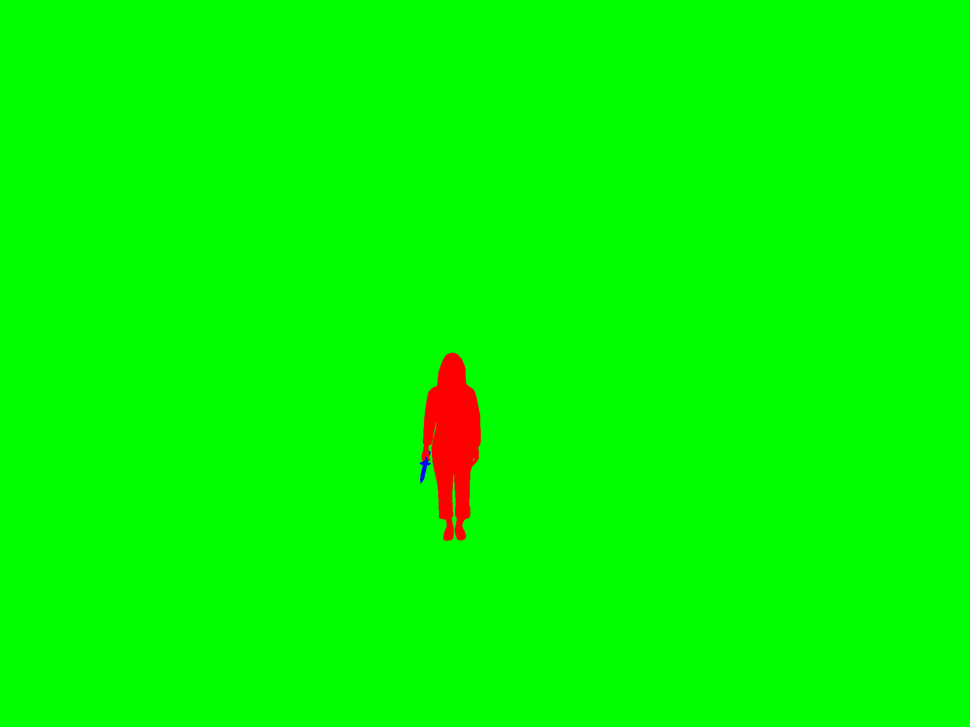
#> input picture Question2/sample.png, 970 x 727 px, shrunk from 2048 x 1536 before the run, found by its file name
$ python question_2_2.py
#> lines starting #> are read from the running program, lines starting #| are printed output that depends on the picture; after the words box and inside, x2 and y2 are one past the last pixel; in counts of white or black regions, pixels touching at a corner belong together
from PIL import Image
import numpy as np
import os

image_path = os.getcwd()+'\\sample.png'
image = Image.open(image_path)
#> image is the input picture: PIL image 970x727 RGB; mean R, G, B 2.5, 252.5, 0

image_array = np.array(image)

white_color = (255, 255, 255)
black_color = (0, 0, 0)

red_color = (255, 0, 0)
red_mask = np.all(image_array == red_color, axis=-1)
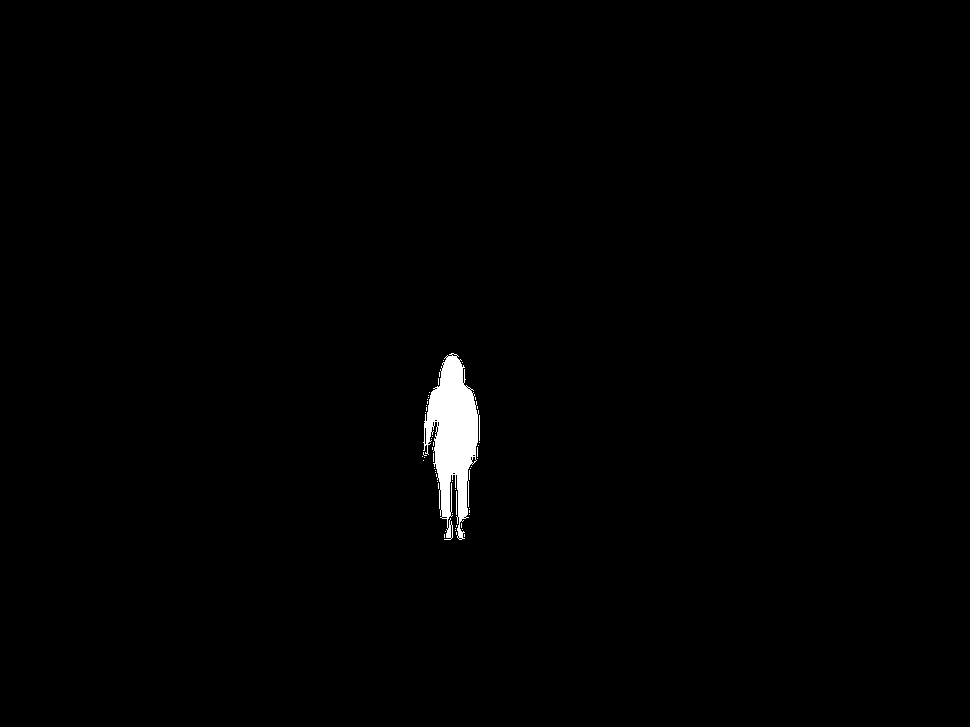
#> red_mask: shape (727, 970) bool; 0.83% white; 54 white regions (51 under 20 px), largest, box (x1, y1, x2, y2) and area: (423, 353, 479, 540) 5664, (479, 415, 480, 441) 26, (456, 491, 457, 515) 24


image_array[red_mask] = white_color
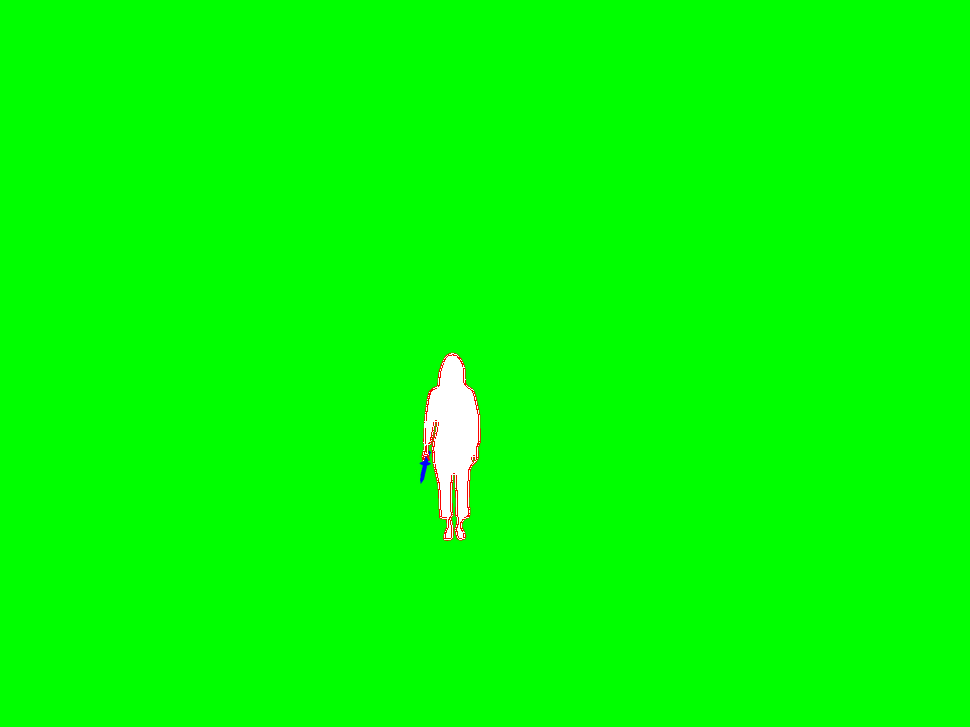
#> image_array: shape (727, 970, 3); 0.83% of pixels changed, all inside (x1, y1, x2, y2) = (422, 353, 480, 540)
image_array[~red_mask] = black_color

result_image = Image.fromarray(image_array)

result_image.save('result.png')
